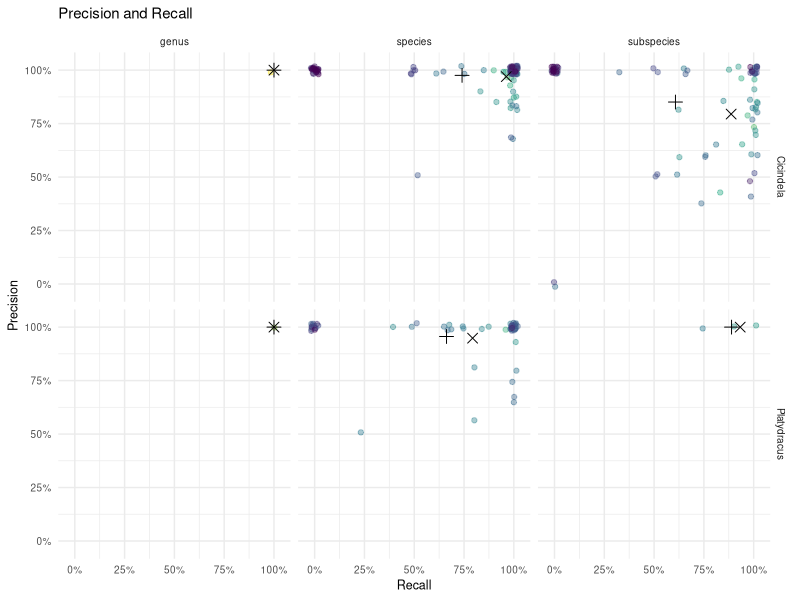
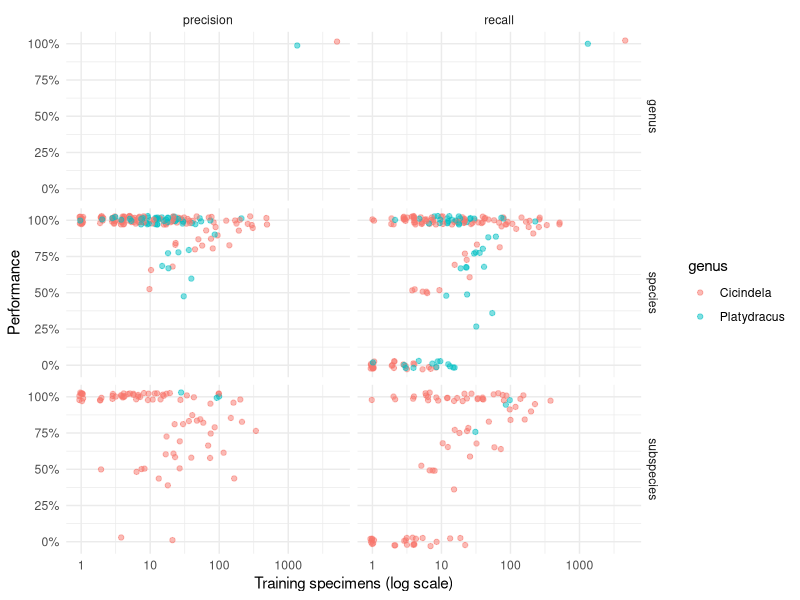
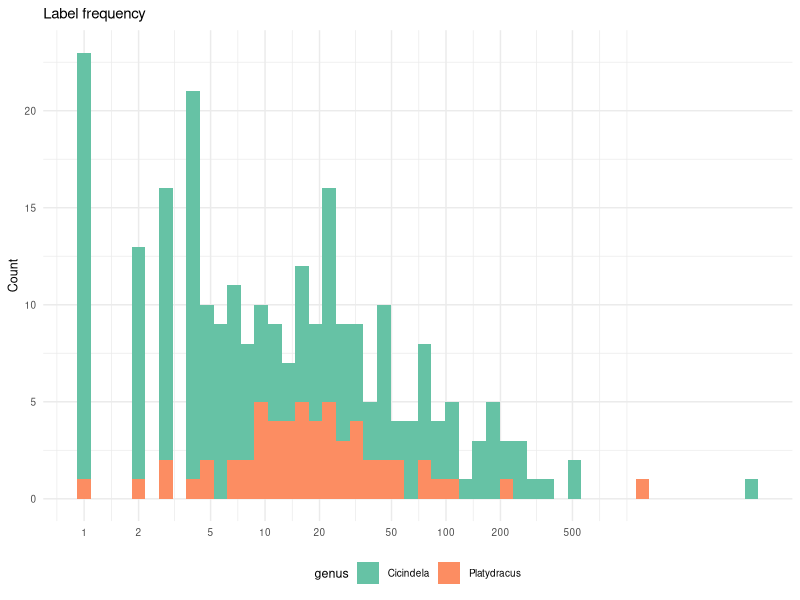
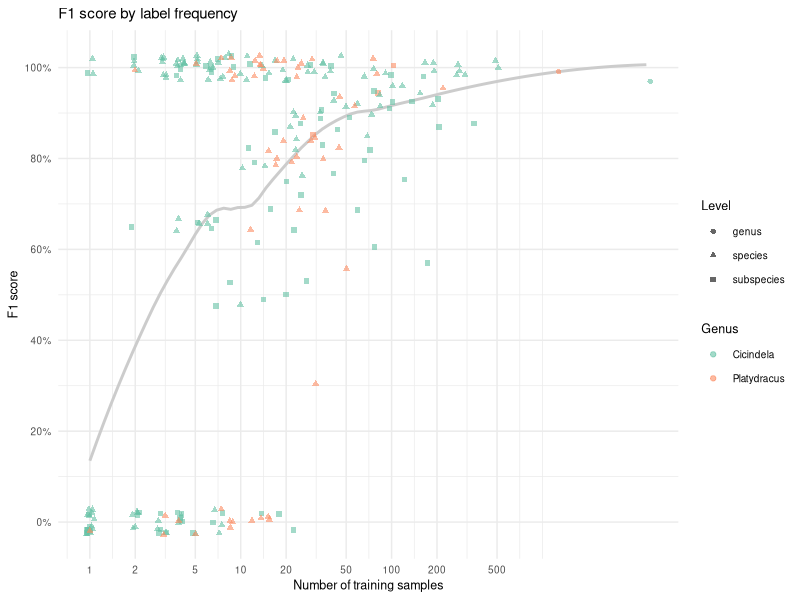
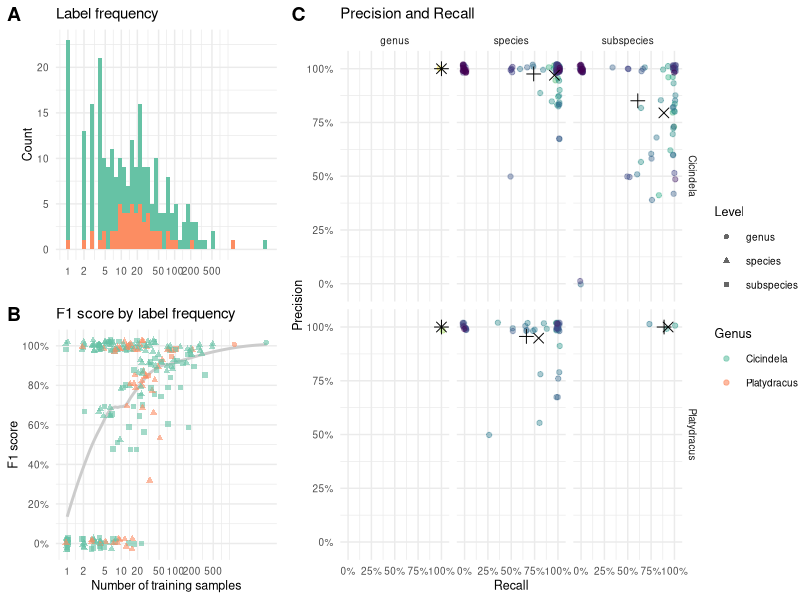
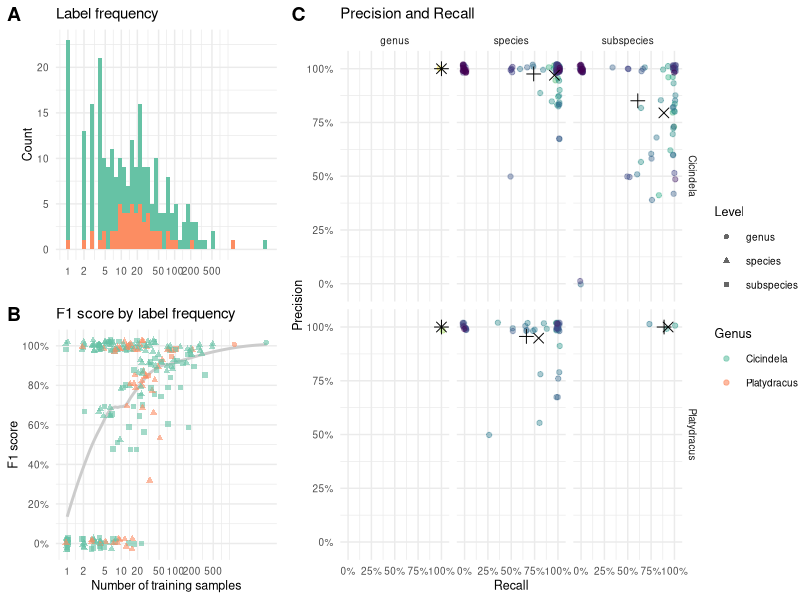
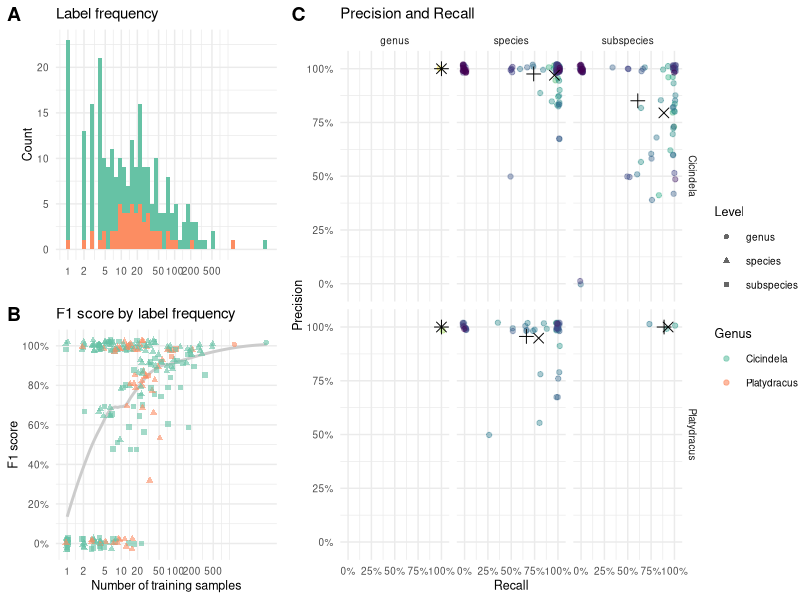

Write R code to recreate these figures, in order.
## ---- chunk 1
set.seed(1324)
library(tidyverse)
library(ggthemes)
library(cowplot)
## ---- chunk 2
performance_data <- read_csv("test_results_eva02_large_patch14_448.mim_m38m_ft_in22k_in1k.csv") %>%
  mutate(
    across(starts_with('micro'), ~ .x / 100),
    taxonomic_level = case_when(
      str_detect(Term, "^[A-Z]") ~ "genus",
      str_count(Term, "_") == 1 ~ "species",
      TRUE ~ "subspecies"
    ),
    taxonomic_level = factor(taxonomic_level, levels = c("genus", "species", "subspecies")),
    f1 = true_positives / (true_positives + (false_positives + false_negatives) / 2)
  ) %>%
  rename(
    taxon = Term,
    precision = micro_precision,
    recall = micro_recall,
    training_specimens = N_train,
    test_specimens = N
  )

glimpse(performance_data)
## ---- chunk 3
calculate_averages <- function(data, ...) {
  data %>%
    group_by(...) %>%
    summarise(
      precision_equal = mean(precision, na.rm = TRUE),
      recall_equal = mean(recall, na.rm = TRUE),
      precision_weighted = weighted.mean(precision, training_specimens, na.rm = TRUE),
      recall_weighted = weighted.mean(recall, training_specimens, na.rm = TRUE),
      n_terms = n(),
      .groups = 'drop'
    )
}
## ---- chunk 4
summary_stats <- calculate_averages(performance_data, genus, taxonomic_level)

plot_averages <- summary_stats %>%
  select(-n_terms) %>%
  pivot_longer(cols = c(-genus, -taxonomic_level), names_to = 'metric') %>%
  mutate(
    weighted = str_detect(metric, '_weighted'),
    metric_clean = str_replace(metric, '^(.+?)_(equal|weighted)$', '\\1')
  ) %>%
  select(-metric) %>%
  pivot_wider(names_from = metric_clean, values_from = value) %>%
  mutate(
    weighting_type = if_else(weighted, "Weighted by specimens", "Equal taxa")
  )

print("Summary Statistics by Genus and Taxonomic Level:")
print(summary_stats)
## ---- chunk 5
plot_data <- performance_data %>%
  arrange(desc(training_specimens))
## ---- chunk 6
precision_recall_plot <- ggplot() +
  geom_jitter(
    data = plot_data,
    aes(y = precision, x = recall, color = training_specimens),
    width = 0.02,
    height = 0.02,
    alpha = 0.4
  ) +
  geom_point(
    data = plot_averages,
    aes(y = precision, x = recall, shape = weighted),
    size = 3
  ) +
  scale_shape_manual(
    values = c(3, 4),
    name = 'Averaging',
    labels = c("taxa", 'specimens'),
    guide = 'none'
  ) +
  scale_color_viridis_c(
    trans = 'log10',
    name = "Specimens\nin training",
    breaks = c(1, 10, 100, max(plot_data$training_specimens)),
    guide = 'none'
  ) +
  scale_x_continuous(labels = scales::percent, breaks = seq(0,1,by=.25), limits=c(-0.03,1.03)) +
  scale_y_continuous(labels = scales::percent, breaks = seq(0,1,by=.25), limits=c(-0.03,1.03)) +
  ggtitle("Precision and Recall") +
  xlab("Recall") +
  ylab("Precision") +
  facet_grid(genus ~ taxonomic_level) +
  theme_minimal() +
  theme(text = element_text(size=9))

print(precision_recall_plot)
## ---- chunk 7
training_size_data <- performance_data %>%
  arrange(desc(training_specimens)) %>%
  pivot_longer(
    cols = c("precision", "recall"),
    names_to = "metric",
    values_to = "value"
  )
## ---- chunk 8
training_size_plot <- ggplot(training_size_data) +
  geom_jitter(
    aes(x = training_specimens, y = value, color = genus),
    width = 0.03,
    height = 0.03,
    alpha = 0.5
  ) +
  scale_x_log10() +
  scale_y_continuous(labels = scales::percent) +
  xlab("Training specimens (log scale)") +
  ylab("Performance") +
  facet_grid(taxonomic_level ~ metric) +
  theme_minimal()

print(training_size_plot)
## ---- chunk 9
cat("Dataset Overview:\n")
cat(sprintf("- Total taxa analyzed: %d\n", nrow(performance_data)))

for (g in sort(unique(performance_data$genus))) {
  gdata <- performance_data %>% filter(genus == g)
  cat(sprintf("\n%s (n_terms = %d):\n", g, nrow(gdata)))
  for (lvl in c("genus", "species", "subspecies")) {
    sub <- gdata %>% filter(taxonomic_level == lvl)
    if (nrow(sub) == 0) next
    row <- summary_stats %>% filter(genus == g, taxonomic_level == lvl)
    cat(sprintf("  %-10s  n=%3d  precision (equal)=%.1f%%  recall (equal)=%.1f%%  precision (wt)=%.1f%%  recall (wt)=%.1f%%\n",
                lvl, nrow(sub),
                100 * row$precision_equal, 100 * row$recall_equal,
                100 * row$precision_weighted, 100 * row$recall_weighted))
  }
}
## ---- chunk 10
dist_plot <- ggplot(plot_data) +
  geom_histogram(
    aes(x = training_specimens, fill = genus),
    bins = 50,
    position = "stack"
  ) +
  scale_fill_brewer(palette = "Set2") +
  scale_x_log10(breaks=c(1,2,5,10,20,50,100,200,500)) +
  ggtitle("Label frequency") +
  xlab(NULL) +
  ylab("Count") +
  theme_minimal() +
  theme(text = element_text(size=9), legend.position = "bottom")

dist_plot
## ---- chunk 11
f1_plot <- ggplot(plot_data) +
  geom_smooth(
    aes(x = training_specimens, y = f1),
    method = "loess",
    span = 0.5,
    se = FALSE,
    color = gray(0.8)
  ) +
  geom_jitter(
    aes(x = training_specimens, y = f1, color = genus, shape = taxonomic_level),
    width = 0.03,
    height = 0.03,
    alpha = 0.6
  ) +
  scale_x_log10(breaks = c(1, 2, 5, 10, 20, 50, 100, 200, 500)) +
  scale_y_continuous(
    labels = scales::percent,
    breaks = seq(0, 1.00, by = 0.20)
  ) +
  scale_color_brewer(palette = "Set2", name = "Genus") +
  scale_shape_discrete(name = "Level") +
  ggtitle("F1 score by label frequency") +
  xlab("Number of training samples") +
  ylab("F1 score") +
  theme_minimal() +
  theme(text = element_text(size=9))

f1_plot
## ---- chunk 12
shared_legend <- get_legend(f1_plot)
## ---- chunk 13
p_AB <- cowplot::plot_grid(
  dist_plot + theme(legend.position = 'none'),
  f1_plot + theme(legend.position = 'none'),
  ncol = 1,
  labels = "AUTO",
  align = 'hv',
  axis = 'lrtb'
)

p <- cowplot::plot_grid(
  p_AB,
  precision_recall_plot,
  shared_legend,
  rel_widths = c(0.8, 1.2, 0.25),
  nrow = 1,
  labels = c("", "C", "")
)

p
## ---- chunk 14
ggsave(
  filename = 'taxonomy_metrics.pdf',
  plot = p,
  device = 'pdf',
  width = 11,
  height = 5,
  units = 'in',
  useDingbats = FALSE
)

ggsave(
  filename = 'taxonomy_metrics.png',
  plot = p,
  device = 'png',
  width = 11,
  height = 5,
  units = 'in',
  dpi = 300
)
## ---- chunk 15
performance_data %>%
  filter(taxon %in% c("cicindela_sylvicola", "Cicindela", "Platydracus"))
